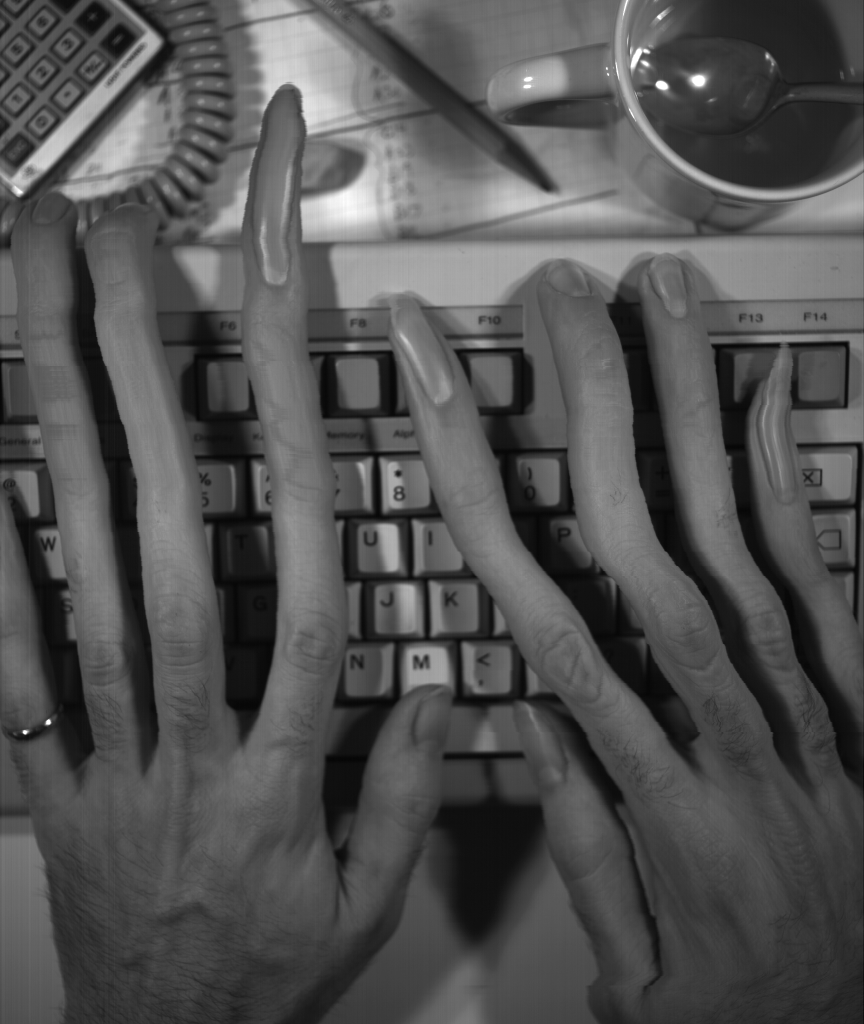
#> input picture SESIÓN_06/Imagenes/slit-scan.png, 1728 x 2048 px, given in place of the camera (shown at 1/2 size)
$ python 3colores.py
#> lines starting #> are read from the running program, lines starting #| are printed output that depends on the picture
import cv2
import numpy as np

# --- CONFIGURACIÓN DE LA VENTANA ---
ANCHO_PANEL = 500
ALTO_PANEL = 600

def obtener_nombre_color(r, g, b):
    """Convierte un color RGB a HSV para clasificarlo en un espectro amplio."""
    pixel_bgr = np.uint8([[[b, g, r]]])
    pixel_hsv = cv2.cvtColor(pixel_bgr, cv2.COLOR_BGR2HSV)

    h = pixel_hsv[0][0][0] * 2  # Escala de 0 a 360°
    s = (pixel_hsv[0][0][1] / 255.0) * 100
    v = (pixel_hsv[0][0][2] / 255.0) * 100

    if v < 15:
        return "negro"
    if v > 85 and s < 10:
        return "blanco"
    if s < 12:
        return "gris"

    if h >= 0 and h < 20:
        if v < 50 and s > 20: return "marron"
        elif v > 70 and s < 40: return "beige"
        return "rojo"
    elif h >= 20 and h < 45:
        if v < 45: return "marron"
        return "naranja"
    elif h >= 45 and h < 70:
        if v > 80 and s < 30: return "crema"
        return "amarillo"
    elif h >= 70 and h < 155:
        if v < 40: return "verde oscuro"
        return "verde"
    elif h >= 155 and h < 185:
        return "cian / turquesa"
    elif h >= 185 and h < 255:
        if v < 40: return "azul marino"
        return "azul"
    elif h >= 255 and h < 290:
        return "morado / violeta"
    elif h >= 290 and h < 335:
        return "magenta / fucsia"
    elif h >= 335 and h <= 360:
        if s < 50 and v > 60: return "rosado"
        return "rojo"

    return "indefinido"

cap = cv2.VideoCapture(0)
print("¡Analizador de Paleta Iniciado! Presiona 'q' para salir.")

while cap.isOpened():
    success, frame = cap.read()
#> frame is the input picture: shape (2048, 1728, 3); min 0, max 255, mean 82.2
    if not success:
        break

    # --- 1. PROCESAMIENTO K-MEANS PARA EXTRAER LA PALETA PRINCIPAL ---
    img_pequena = cv2.resize(frame, (100, 100), interpolation=cv2.INTER_AREA)
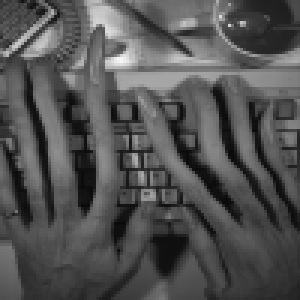
#> img_pequena: shape (100, 100, 3) (shown 3 times larger); min 9, max 246, mean 82.2
    pixeles = img_pequena.reshape((-1, 3))
    pixeles = np.float32(pixeles)

    criterios = (cv2.TERM_CRITERIA_EPS + cv2.TERM_CRITERIA_MAX_ITER, 10, 1.0)
    k = 3
    _, etiquetas, centros = cv2.kmeans(pixeles, k, None, criterios, 10, cv2.KMEANS_RANDOM_CENTERS)
#> etiquetas = 10000 values, max 2 at index 28, min 0 at index 1, mean 0.71; centros = [[87.76, 87.76, 87.76], [42.84, 42.84, 42.84], [140.4, 140.4, 140.4]]

    centros = np.uint8(centros)
#> centros = [[87, 87, 87], [42, 42, 42], [140, 140, 140]]

    # Ordenar los colores por la cantidad de píxeles que ocupan (dominancia)
    _, frecuencias = np.unique(etiquetas, return_counts=True)
#> frecuencias = [4748, 3405, 1847]
    indices_ordenados = np.argsort(frecuencias)[::-1]
#> indices_ordenados = [0, 1, 2]
    centros_ordenados = centros[indices_ordenados]
#> centros_ordenados = [[87, 87, 87], [42, 42, 42], [140, 140, 140]]

    # --- 2. CREACIÓN DE LA PANTALLA NEGRA ---
    panel = np.zeros((ALTO_PANEL, ANCHO_PANEL, 3), dtype=np.uint8)
    fuente = cv2.FONT_HERSHEY_SIMPLEX

    # Título principal
    cv2.putText(panel, "PALETA DE COLORES PRINCIPALES", (40, 50), fuente, 0.6, (255, 255, 255), 2)

    # --- 3. DIBUJAR LOS 3 COLORES ---
    y_inicial = 120
    espaciado_y = 140

    for i, color_bgr in enumerate(centros_ordenados):
        b, g, r = int(color_bgr[0]), int(color_bgr[1]), int(color_bgr[2])

        codigo_hex = f"#{r:02x}{g:02x}{b:02x}"
        nombre_color = obtener_nombre_color(r, g, b)

        y_actual = y_inicial + (i * espaciado_y)

        # Dibujar cuadrado de muestra
        cv2.rectangle(panel, (40, y_actual), (140, y_actual + 90), (b, g, r), -1)
        cv2.rectangle(panel, (40, y_actual), (140, y_actual + 90), (255, 255, 255), 1)

        # Renderizar textos (Modificado para mostrar únicamente "Color X")
        cv2.putText(panel, f"Color {i+1}", (170, y_actual + 25), fuente, 0.45, (150, 150, 150), 1)
        cv2.putText(panel, nombre_color.upper(), (170, y_actual + 53), fuente, 0.65, (255, 255, 255), 2)
        cv2.putText(panel, codigo_hex, (170, y_actual + 80), fuente, 0.55, (0, 190, 255), 1)
#> this loop made 3 passes
#> (b, g, r, codigo_hex, pixel_hsv in obtener_nombre_color, v in obtener_nombre_color, y_actual) on passes 1 to 3: (87, 87, 87, '#575757', [[0, 0, 87]], 34.12, 120), (42, 42, 42, '#2a2a2a', [[0, 0, 42]], 16.47, 260), (140, 140, 140, '#8c8c8c', [[0, 0, 140]], 54.9, 400)
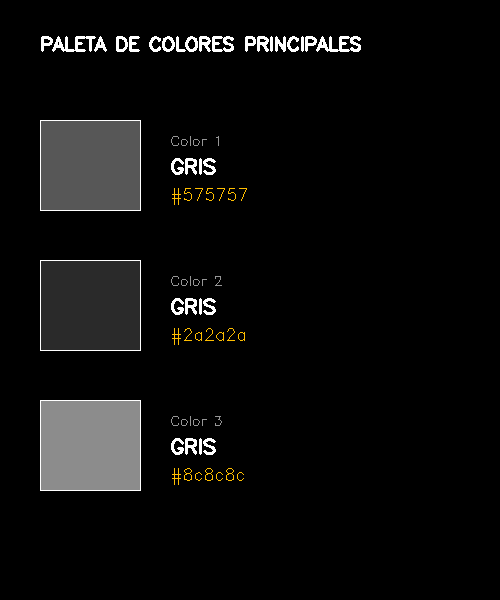
#> panel: shape (600, 500, 3); mean of channels 0, 1, 2 12.1, 12.5, 12.7; drawn as B, G, R

    # --- 4. MOSTRAR INTERFAZ ---
    cv2.imshow('Paleta de Colores K-Means', panel)

    if cv2.waitKey(1) & 0xFF == ord('q'):
#> (key q is pressed here)
        break

cap.release()
cv2.destroyAllWindows()
